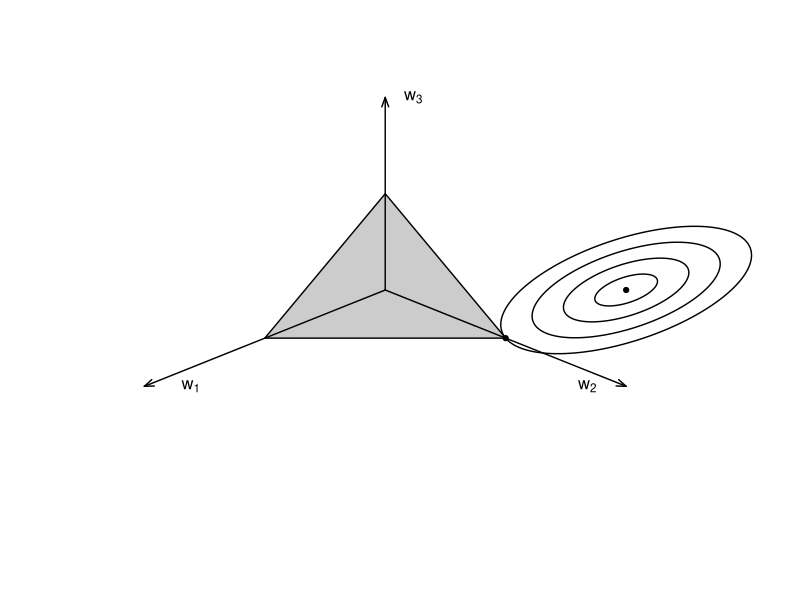
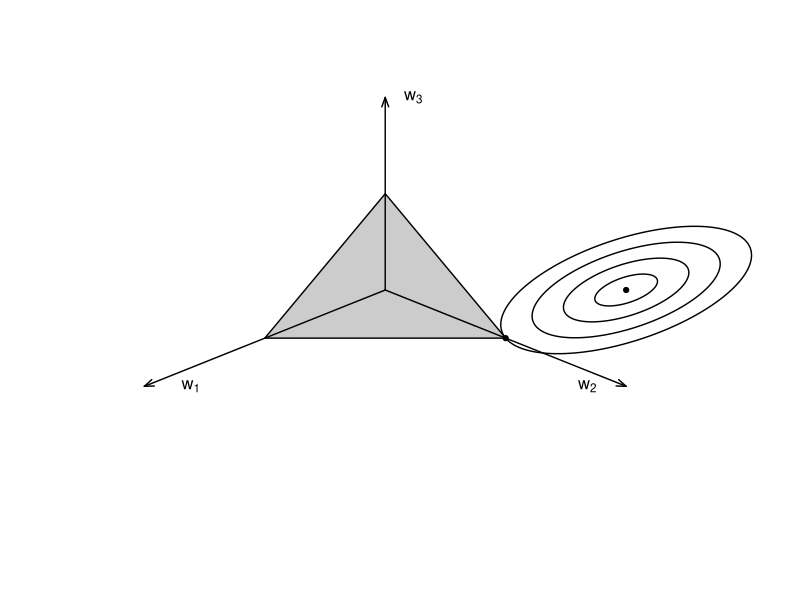
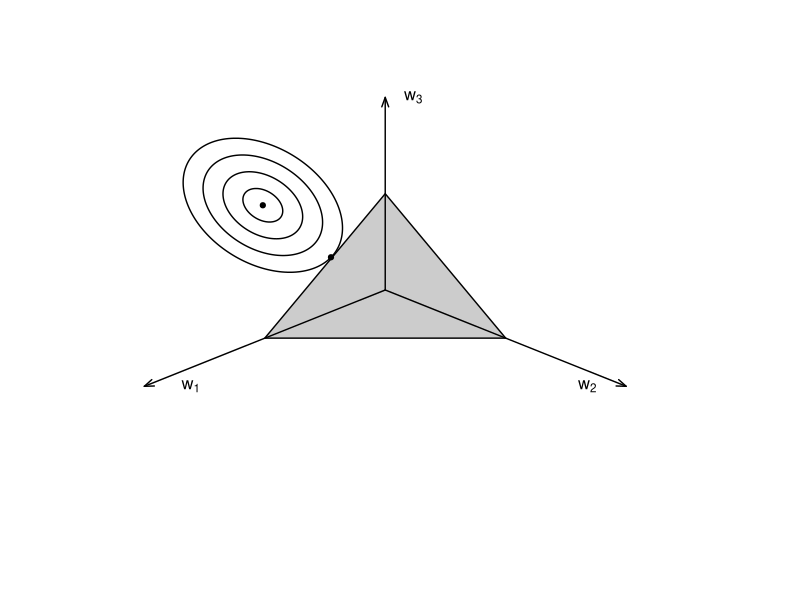
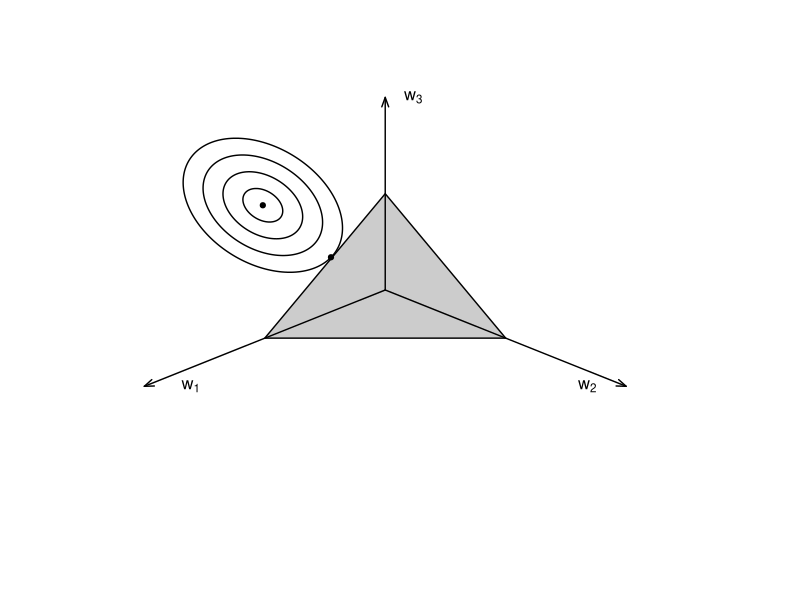

Write the R code that produced these figures, in order.
#####################################
### This file generates Figure 28.7
### MMA weight selection
#####################################
### Uses package spatstat
#####################################

library(spatstat)

wd <- 1.4

pdf("HANSEN28-7a.pdf",family="Helvetica",colormodel='cmyk',width=4.5,height=4.5)
plot.new()
plot.window(c(-2,2.5),c(-2,2))
polygon(c(-sqrt(3)/2,sqrt(3)/2,0,-sqrt(3)/2),c(-1/2,-1/2,1,-1/2),col=gray(.8),lwd=wd)
arrows(0,0,0,2,angle=20,length=.1,lwd=wd)
arrows(0,0,sqrt(3),-1,angle=20,length=.1,lwd=wd)
arrows(0,0,-sqrt(3),-1,angle=20,length=.1,lwd=wd)
W1 <- ellipse(a=1,b=1/2,centre=c(sqrt(3),0),phi=pi/6,npoly=1024)
plot(W1,add=TRUE,lwd=wd)
W2 <- ellipse(a=1/2,b=1/4,centre=c(sqrt(3),0),phi=pi/6,npoly=1024)
plot(W2,add=TRUE,lwd=wd)
W3 <- ellipse(a=1/4,b=1/8,centre=c(sqrt(3),0),phi=pi/6,npoly=1024)
plot(W3,add=TRUE,lwd=wd)
W4 <- ellipse(a=3/4,b=3/8,centre=c(sqrt(3),0),phi=pi/6,npoly=1024)
plot(W4,add=TRUE,lwd=wd)
points(sqrt(3),0,pch=19,col="black",cex=.7)
points(sqrt(3)/2,-1/2,pch=19,col="black",cex=.7)
text(-1.4,-1,expression(w[1]))
text(1.45,-1,expression(w[2]))
text(.2,2,expression(w[3]))
dev.off()

postscript("HANSEN28-7a.eps",paper="special",width=4.5,height=4.5,horizontal=FALSE,onefile=FALSE,family="Helvetica",colormodel='cmyk')
plot.new()
plot.window(c(-2,2.5),c(-2,2))
polygon(c(-sqrt(3)/2,sqrt(3)/2,0,-sqrt(3)/2),c(-1/2,-1/2,1,-1/2),col=gray(.8),lwd=wd)
arrows(0,0,0,2,angle=20,length=.1,lwd=wd)
arrows(0,0,sqrt(3),-1,angle=20,length=.1,lwd=wd)
arrows(0,0,-sqrt(3),-1,angle=20,length=.1,lwd=wd)
W1 <- ellipse(a=1,b=1/2,centre=c(sqrt(3),0),phi=pi/6,npoly=1024)
plot(W1,add=TRUE,lwd=wd)
W2 <- ellipse(a=1/2,b=1/4,centre=c(sqrt(3),0),phi=pi/6,npoly=1024)
plot(W2,add=TRUE,lwd=wd)
W3 <- ellipse(a=1/4,b=1/8,centre=c(sqrt(3),0),phi=pi/6,npoly=1024)
plot(W3,add=TRUE,lwd=wd)
W4 <- ellipse(a=3/4,b=3/8,centre=c(sqrt(3),0),phi=pi/6,npoly=1024)
plot(W4,add=TRUE,lwd=wd)
points(sqrt(3),0,pch=19,col="black",cex=.7)
points(sqrt(3)/2,-1/2,pch=19,col="black",cex=.7)
text(-1.4,-1,expression(w[1]))
text(1.45,-1,expression(w[2]))
text(.2,2,expression(w[3]))
dev.off()


pdf("HANSEN28-7b.pdf",family="Helvetica",colormodel='cmyk',width=4.5,height=4.5)
plot.new()
plot.window(c(-2,2.5),c(-2,2))
polygon(c(-sqrt(3)/2,sqrt(3)/2,0,-sqrt(3)/2),c(-1/2,-1/2,1,-1/2),col=gray(.8),lwd=wd)
arrows(0,0,0,2,angle=20,length=.1,lwd=wd)
arrows(0,0,sqrt(3),-1,angle=20,length=.1,lwd=wd)
arrows(0,0,-sqrt(3),-1,angle=20,length=.1,lwd=wd)
text(-1.4,-1,expression(w[1]))
text(1.45,-1,expression(w[2]))
text(.2,2,expression(w[3]))
W1 <- ellipse(a=3/4,b=1/2,centre=c(-.88,.88),phi=-pi/3,npoly=1024)
plot(W1,add=TRUE,lwd=wd)
W2 <- ellipse(a=3/8,b=1/4,centre=c(-.88,.88),phi=-pi/3,npoly=1024)
plot(W2,add=TRUE,lwd=wd)
W3 <- ellipse(a=3/16,b=1/8,centre=c(-.88,.88),phi=-pi/3,npoly=1024)
plot(W3,add=TRUE,lwd=wd)
W4 <- ellipse(a=9/16,b=3/8,centre=c(-.88,.88),phi=-pi/3,npoly=1024)
plot(W4,add=TRUE,lwd=wd)
points(-.88,.88,pch=19,col="black",cex=.7)
points(-.39,.34,pch=19,col="black",cex=.7)
dev.off()

postscript("HANSEN28-7b.eps",paper="special",width=4.5,height=4.5,horizontal=FALSE,onefile=FALSE,family="Helvetica",colormodel='cmyk')
plot.new()
plot.window(c(-2,2.5),c(-2,2))
polygon(c(-sqrt(3)/2,sqrt(3)/2,0,-sqrt(3)/2),c(-1/2,-1/2,1,-1/2),col=gray(.8),lwd=wd)
arrows(0,0,0,2,angle=20,length=.1,lwd=wd)
arrows(0,0,sqrt(3),-1,angle=20,length=.1,lwd=wd)
arrows(0,0,-sqrt(3),-1,angle=20,length=.1,lwd=wd)
text(-1.4,-1,expression(w[1]))
text(1.45,-1,expression(w[2]))
text(.2,2,expression(w[3]))
W1 <- ellipse(a=3/4,b=1/2,centre=c(-.88,.88),phi=-pi/3,npoly=1024)
plot(W1,add=TRUE,lwd=wd)
W2 <- ellipse(a=3/8,b=1/4,centre=c(-.88,.88),phi=-pi/3,npoly=1024)
plot(W2,add=TRUE,lwd=wd)
W3 <- ellipse(a=3/16,b=1/8,centre=c(-.88,.88),phi=-pi/3,npoly=1024)
plot(W3,add=TRUE,lwd=wd)
W4 <- ellipse(a=9/16,b=3/8,centre=c(-.88,.88),phi=-pi/3,npoly=1024)
plot(W4,add=TRUE,lwd=wd)
points(-.88,.88,pch=19,col="black",cex=.7)
points(-.39,.34,pch=19,col="black",cex=.7)
dev.off()
